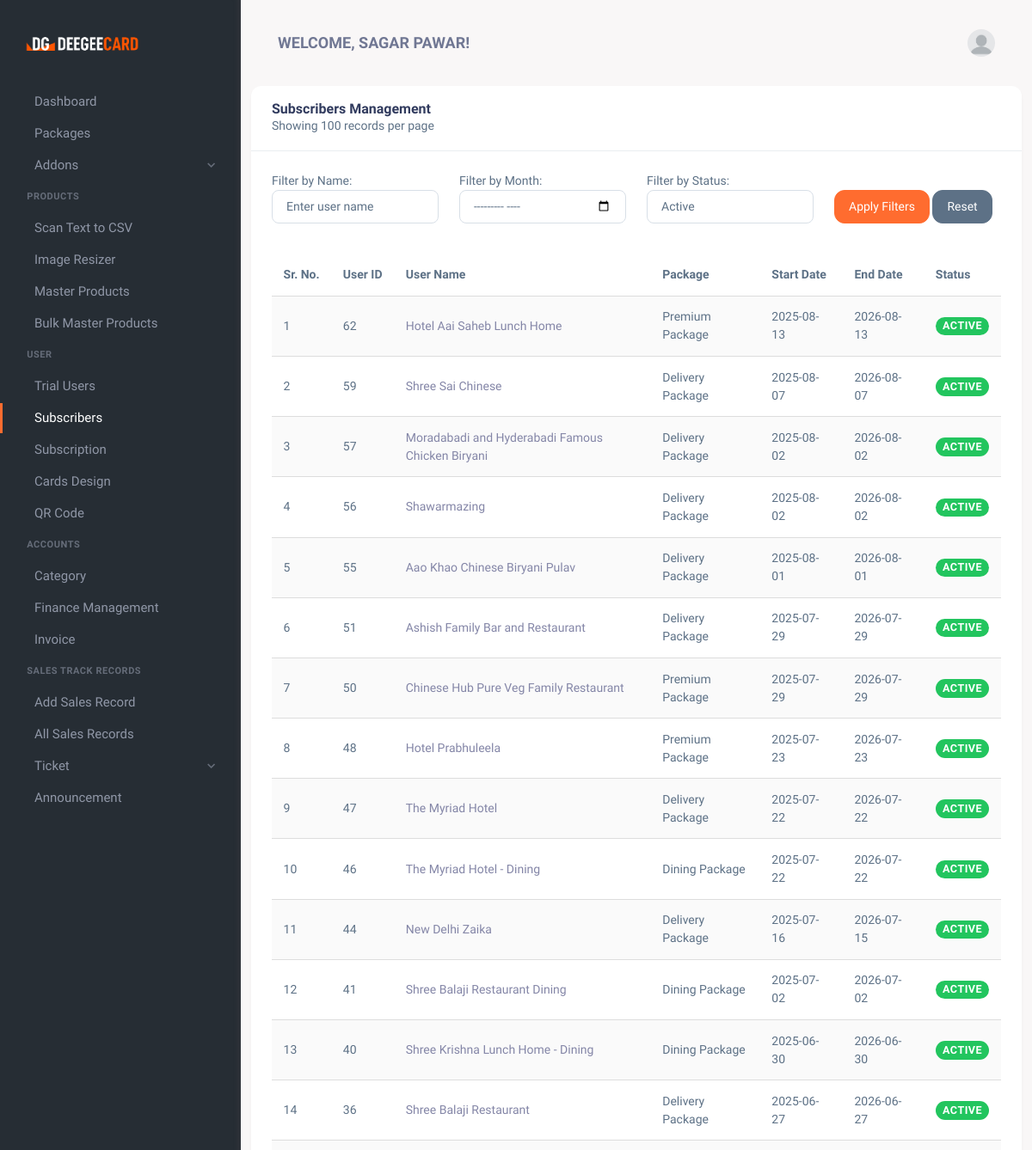
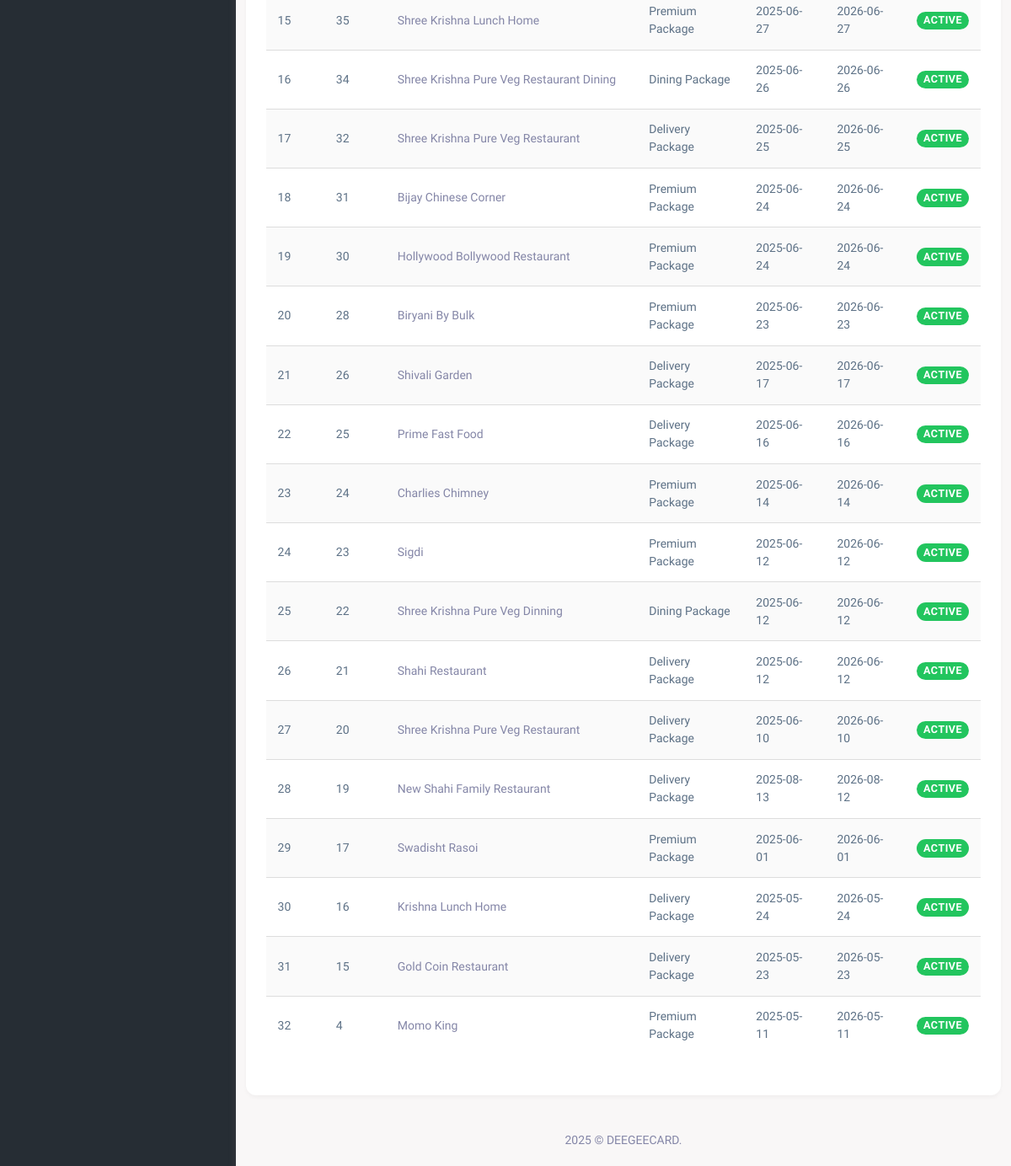
The app's page /list-of-subscribers.php (signed in) with its own data (2 pictures, top to bottom).
### tables this page shows
CREATE TABLE `users` (
  `id` int(11) NOT NULL,
  `Name` varchar(100) NOT NULL,
  `Email` varchar(100) NOT NULL,
  `Password` varchar(255) NOT NULL,
  `role` enum('admin','user','sales_person') NOT NULL DEFAULT 'user',
  `created_at` timestamp NOT NULL DEFAULT CURRENT_TIMESTAMP,
  `updated_at` timestamp NOT NULL DEFAULT CURRENT_TIMESTAMP ON UPDATE CURRENT_TIMESTAMP,
  `phone` varchar(15) NOT NULL,
  `address` text NOT NULL,
  `is_trial` tinyint(1) DEFAULT '0',
  `trial_start` datetime DEFAULT NULL,
  `trial_end` datetime DEFAULT NULL
);

CREATE TABLE `subscriptions` (
  `subscription_id` int(11) NOT NULL,
  `user_id` int(11) NOT NULL,
  `package_id` int(11) NOT NULL,
  `subscription_type` varchar(50) DEFAULT 'basic',
  `start_date` datetime NOT NULL,
  `end_date` datetime DEFAULT NULL,
  `renewal_date` datetime DEFAULT NULL,
  `status` enum('active','canceled','expired','paused','pending') NOT NULL DEFAULT 'pending',
  `payment_id` varchar(255) DEFAULT NULL,
  `last_payment_date` datetime DEFAULT NULL,
  `next_payment_date` datetime DEFAULT NULL,
  `auto_renewal` tinyint(1) DEFAULT '1',
  `trial_end_date` datetime DEFAULT NULL,
  `billing_cycle_anchor` datetime DEFAULT NULL,
  `cancel_at_period_end` tinyint(1) DEFAULT '0',
  `created_at` timestamp NOT NULL DEFAULT CURRENT_TIMESTAMP,
  `updated_at` timestamp NOT NULL DEFAULT CURRENT_TIMESTAMP ON UPDATE CURRENT_TIMESTAMP
);

### list-of-subscribers.php (the view, shortened to what this page needs)
<?php
require 'db_connection.php';
$user_id = $_SESSION['user_id'];
$user_sql = "SELECT role, name FROM users WHERE id = ?";
$user_stmt = $conn->prepare($user_sql);
$user_stmt->bind_param("i", $user_id);
$user_stmt->execute();
$user_stmt->bind_result($role, $user_name);
$name_filter = isset($_GET['name']) ? trim($_GET['name']) : '';
$month_filter = isset($_GET['month']) ? $_GET['month'] : '';
$status_filter = isset($_GET['status']) ? $_GET['status'] : 'active';
$records_per_page = 100;
$page = isset($_GET['page']) ? (int)$_GET['page'] : 1;
$page = max(1, $page);
$offset = ($page - 1) * $records_per_page;
$base_sql = "FROM subscriptions s
            JOIN users u ON s.user_id = u.id
            LEFT JOIN profile_url_details p ON u.id = p.user_id
            WHERE u.role = 'user'";
$where_conditions = [];
$params = [];
$types = '';
if ($status_filter === 'active') {
    $where_conditions[] = "s.status = 'active'";
} elseif ($status_filter === 'expired') {
    $where_conditions[] = "s.status = 'expired'";
} elseif ($status_filter === 'all') {
}
if (!empty($where_conditions)) {
    $base_sql .= " AND " . implode(" AND ", $where_conditions);
}
$sub_sql = "SELECT s.subscription_id, u.id as user_id, u.name, u.email,
                   DATE(s.start_date) as start_date,
                   DATE(s.end_date) as end_date,
                   s.status, s.subscription_type as package_name,
                   p.profile_url " . $base_sql . "
            ORDER BY s.created_at DESC
            LIMIT ?, ?";
$sub_stmt = $conn->prepare($sub_sql);
$params[] = $offset;
$params[] = $records_per_page;
$types .= 'ii';
if (!empty($types)) {
    $sub_stmt->bind_param($types, ...$params);
}
$sub_stmt->execute();
$sub_result = $sub_stmt->get_result();
?>
<!DOCTYPE html>
<html lang="en">
<head>
    <link href="assets/css/vendor.min.css" rel="stylesheet" type="text/css" />
    <link href="assets/css/icons.min.css" rel="stylesheet" type="text/css" />
    <link href="assets/css/app.min.css" rel="stylesheet" type="text/css" />
    <link href="assets/css/style.css" rel="stylesheet" type="text/css" />
    <link href="https://cdn.jsdelivr.net/npm/flatpickr/dist/flatpickr.min.css" rel="stylesheet">
</head>
<body>
    <div class="wrapper">
        <?php include 'toolbar.php'; ?>
        <?php include 'admin_menu.php'; ?>
        <div class="page-content">
            <div class="container">
                <div class="row">
                    <div class="col-xl-12">
                        <div class="card">
                            <div class="card-header">
                                <h4 class="card-title">Subscribers Management</h4>
                                <p class="text-muted mb-0">Showing <?php echo $records_per_page; ?> records per page</p>
                            </div>
                            <div class="card-body">
                                <form method="get" action="" class="mb-4">
                                    <div class="row">
                                        <div class="col-md-3">
                                            <div class="form-group">
                                                <label for="name">Filter by Name:</label>
                                                <input type="text" class="form-control" id="name" name="name"
                                                       value="<?php echo htmlspecialchars($name_filter); ?>"
                                                       placeholder="Enter user name">
                                            </div>
                                        </div>
                                        <div class="col-md-3">
                                            <div class="form-group">
                                                <label for="month">Filter by Month:</label>
                                                <input type="month" class="form-control" id="month" name="month"
                                                       value="<?php echo htmlspecialchars($month_filter); ?>">
                                            </div>
                                        </div>
                                        <div class="col-md-3">
                                            <div class="form-group">
                                                <label for="status">Filter by Status:</label>
                                                <select class="form-control" id="status" name="status">
                                                    <option value="active" <?php echo $status_filter === 'active' ? 'selected' : ''; ?>>Active</option>
                                                </select>
                                            </div>
                                        </div>
                                        <div class="col-md-3 d-flex align-items-end">
                                            <div class="form-group">
                                                <button type="submit" class="btn btn-primary">Apply Filters</button>
                                                <a href="?" class="btn btn-secondary ml-2">Reset</a>
                                            </div>
                                        </div>
                                    </div>
                                </form>
                                <div class="table-responsive">
                                    <table class="table table-centered table-striped table-hover">
<thead class="thead-light">
    <tr>
        <th>Sr. No.</th>
        <th>User ID</th>
        <th>User Name</th>
        <th>Package</th>
        <th>Start Date</th>
        <th>End Date</th>
        <th>Status</th>
    </tr>
</thead>
<tbody>
    <?php
    if ($sub_result->num_rows > 0):
        $sr_no = $offset + 1;
        while ($row = $sub_result->fetch_assoc()):
            $is_expired = $row['status'] === 'expired';
            $status_class = $is_expired ? 'bg-warning' : 'bg-success';
            $status_text = $is_expired ? 'Expired' : 'Active';
    ?>
        <tr>
            <td><?php echo $sr_no++; ?></td>
            <td><?php echo htmlspecialchars($row['user_id']); ?></td>
            <td>
                <?php if (!empty($row['profile_url'])): ?>
                    <a href="<?php echo htmlspecialchars($row['profile_url']); ?>" target="_blank"><?php echo htmlspecialchars($row['name']); ?></a>
                <?php else: ?>
                    <?php echo htmlspecialchars($row['name']); ?>
                <?php endif; ?>
            </td>
            <td><?php echo htmlspecialchars($row['package_name'] ?? 'N/A'); ?></td>
            <td><?php echo htmlspecialchars($row['start_date']); ?></td>
            <td><?php echo htmlspecialchars($row['end_date']); ?></td>
            <td><span class="badge <?php echo $status_class; ?>"><?php echo $status_text; ?></span></td>
        </tr>
    <?php
        endwhile;
    else:
    ?>
        <tr>
            <td colspan="7" class="text-center">No subscriptions found matching your criteria.</td>
        </tr>
    <?php endif; ?>
</tbody>
                                    </table>
                                </div>
                            </div>
                        </div>
                    </div>
                </div>
            </div>
            <?php include 'footer.php'; ?>
        </div>
    </div>
</body>
</html>

### toolbar.php (shortened to what this page needs)
<header class="topbar">
     <div class="container-fluid">
          <div class="navbar-header">
               <div class="d-flex align-items-center">
                    <div class="topbar-item">
                         <h4 class="fw-bold topbar-button pe-none text-uppercase mb-0">Welcome,
                         <?php echo htmlspecialchars($user_name); ?>!</h4>
                    </div>
               </div>
               <div class="d-flex align-items-center gap-1">
                    <div class="topbar-item">
                         <button type="button" class="topbar-button" id="light-dark-mode">
                         </button>
                    </div>
                    <div class="dropdown topbar-item">
                         <a type="button" class="topbar-button" id="page-header-user-dropdown" data-bs-toggle="dropdown" aria-haspopup="true" aria-expanded="false">
                              <span class="d-flex align-items-center">
                                   <img class="rounded-circle" width="32" src="assets/images/users/dummy-avatar.jpg" alt="avatar-3">
                              </span>
                         </a>
                    </div>
               </div>
          </div>
     </div>
</header>

### assets/css/style.css (style rules this page uses)
.table-responsive { overflow-x: auto; }
.table th, .table td { vertical-align: middle; }
.role-badge, .badge { display: inline-block; padding: 0.35em 0.65em; font-size: 0.75rem; font-weight: 600; line-height: 1; text-align: center; white-space: nowrap; vertical-align: baseline; border-radius: 50rem; text-transform: uppercase; letter-spacing: 0.5px; transition: all 0.2s ease; }
.table th { white-space: nowrap; }
table { width: 100%; border-collapse: collapse; }
th, td { padding: 8px; text-align: left; border-bottom: 1px solid #ddd; }
th { background-color: #f2f2f2; position: sticky; top: 0; }
.badge { font-size: 0.9em; }

### records on screen
users: Name "SAGAR PAWAR"
subscriptions: user "62", user.Name "Hotel Aai Saheb Lunch Home", subscription_type "Premium Package", start_date "2025-08-13", end_date "2026-08-13", status "ACTIVE"
subscriptions: user "59", user.Name "Shree Sai Chinese", subscription_type "Delivery Package", start_date "2025-08-07", end_date "2026-08-07", status "ACTIVE"
subscriptions: user "57", user.Name "Moradabadi and Hyderabadi Famous Chicken Biryani", subscription_type "Delivery Package", start_date "2025-08-02", end_date "2026-08-02", status "ACTIVE"
subscriptions: user "56", user.Name "Shawarmazing", subscription_type "Delivery Package", start_date "2025-08-02", end_date "2026-08-02", status "ACTIVE"
subscriptions: user "55", user.Name "Aao Khao Chinese Biryani Pulav", subscription_type "Delivery Package", start_date "2025-08-01", end_date "2026-08-01", status "ACTIVE"
subscriptions: user "51", user.Name "Ashish Family Bar and Restaurant", subscription_type "Delivery Package", start_date "2025-07-29", end_date "2026-07-29", status "ACTIVE"
subscriptions: user "50", user.Name "Chinese Hub Pure Veg Family Restaurant", subscription_type "Premium Package", start_date "2025-07-29", end_date "2026-07-29", status "ACTIVE"
subscriptions: user "48", user.Name "Hotel Prabhuleela", subscription_type "Premium Package", start_date "2025-07-23", end_date "2026-07-23", status "ACTIVE"
subscriptions: user "47", user.Name "The Myriad Hotel", subscription_type "Delivery Package", start_date "2025-07-22", end_date "2026-07-22", status "ACTIVE"
subscriptions: user "46", user.Name "The Myriad Hotel - Dining", subscription_type "Dining Package", start_date "2025-07-22", end_date "2026-07-22", status "ACTIVE"
subscriptions: user "44", user.Name "New Delhi Zaika", subscription_type "Delivery Package", start_date "2025-07-16", end_date "2026-07-15", status "ACTIVE"
subscriptions: user "41", user.Name "Shree Balaji Restaurant Dining", subscription_type "Dining Package", start_date "2025-07-02", end_date "2026-07-02", status "ACTIVE"
subscriptions: user "40", user.Name "Shree Krishna Lunch Home - Dining", subscription_type "Dining Package", start_date "2025-06-30", end_date "2026-06-30", status "ACTIVE"
subscriptions: user "36", user.Name "Shree Balaji Restaurant", subscription_type "Delivery Package", start_date "2025-06-27", end_date "2026-06-27", status "ACTIVE"
subscriptions: user "35", user.Name "Shree Krishna Lunch Home", subscription_type "Premium Package", start_date "2025-06-27", end_date "2026-06-27", status "ACTIVE"
subscriptions: user "34", user.Name "Shree Krishna Pure Veg Restaurant Dining", subscription_type "Dining Package", start_date "2025-06-26", end_date "2026-06-26", status "ACTIVE"
subscriptions: user "32", user.Name "Shree Krishna Pure Veg Restaurant", subscription_type "Delivery Package", start_date "2025-06-25", end_date "2026-06-25", status "ACTIVE"
subscriptions: user "31", user.Name "Bijay Chinese Corner", subscription_type "Premium Package", start_date "2025-06-24", end_date "2026-06-24", status "ACTIVE"
subscriptions: user "30", user.Name "Hollywood Bollywood Restaurant", subscription_type "Premium Package", start_date "2025-06-24", end_date "2026-06-24", status "ACTIVE"
subscriptions: user "28", user.Name "Biryani By Bulk", subscription_type "Premium Package", start_date "2025-06-23", end_date "2026-06-23", status "ACTIVE"
subscriptions: user "26", user.Name "Shivali Garden", subscription_type "Delivery Package", start_date "2025-06-17", end_date "2026-06-17", status "ACTIVE"
subscriptions: user "25", user.Name "Prime Fast Food", subscription_type "Delivery Package", start_date "2025-06-16", end_date "2026-06-16", status "ACTIVE"
subscriptions: user "24", user.Name "Charlies Chimney", subscription_type "Premium Package", start_date "2025-06-14", end_date "2026-06-14", status "ACTIVE"
subscriptions: user "23", user.Name "Sigdi", subscription_type "Premium Package", start_date "2025-06-12", end_date "2026-06-12", status "ACTIVE"
subscriptions: user "22", user.Name "Shree Krishna Pure Veg Dinning", subscription_type "Dining Package", start_date "2025-06-12", end_date "2026-06-12", status "ACTIVE"
subscriptions: user "21", user.Name "Shahi Restaurant", subscription_type "Delivery Package", start_date "2025-06-12", end_date "2026-06-12", status "ACTIVE"
subscriptions: user "20", user.Name "Shree Krishna Pure Veg Restaurant", subscription_type "Delivery Package", start_date "2025-06-10", end_date "2026-06-10", status "ACTIVE"
subscriptions: user "19", user.Name "New Shahi Family Restaurant", subscription_type "Delivery Package", start_date "2025-08-13", end_date "2026-08-12", status "ACTIVE"
subscriptions: user "17", user.Name "Swadisht Rasoi", subscription_type "Premium Package", start_date "2025-06-01", end_date "2026-06-01", status "ACTIVE"
subscriptions: user "16", user.Name "Krishna Lunch Home", subscription_type "Delivery Package", start_date "2025-05-24", end_date "2026-05-24", status "ACTIVE"
subscriptions: user "15", user.Name "Gold Coin Restaurant", subscription_type "Delivery Package", start_date "2025-05-23", end_date "2026-05-23", status "ACTIVE"
subscriptions: user "4", user.Name "Momo King", subscription_type "Premium Package", start_date "2025-05-11", end_date "2026-05-11", status "ACTIVE"

### other values on screen
$records_per_page "100"
